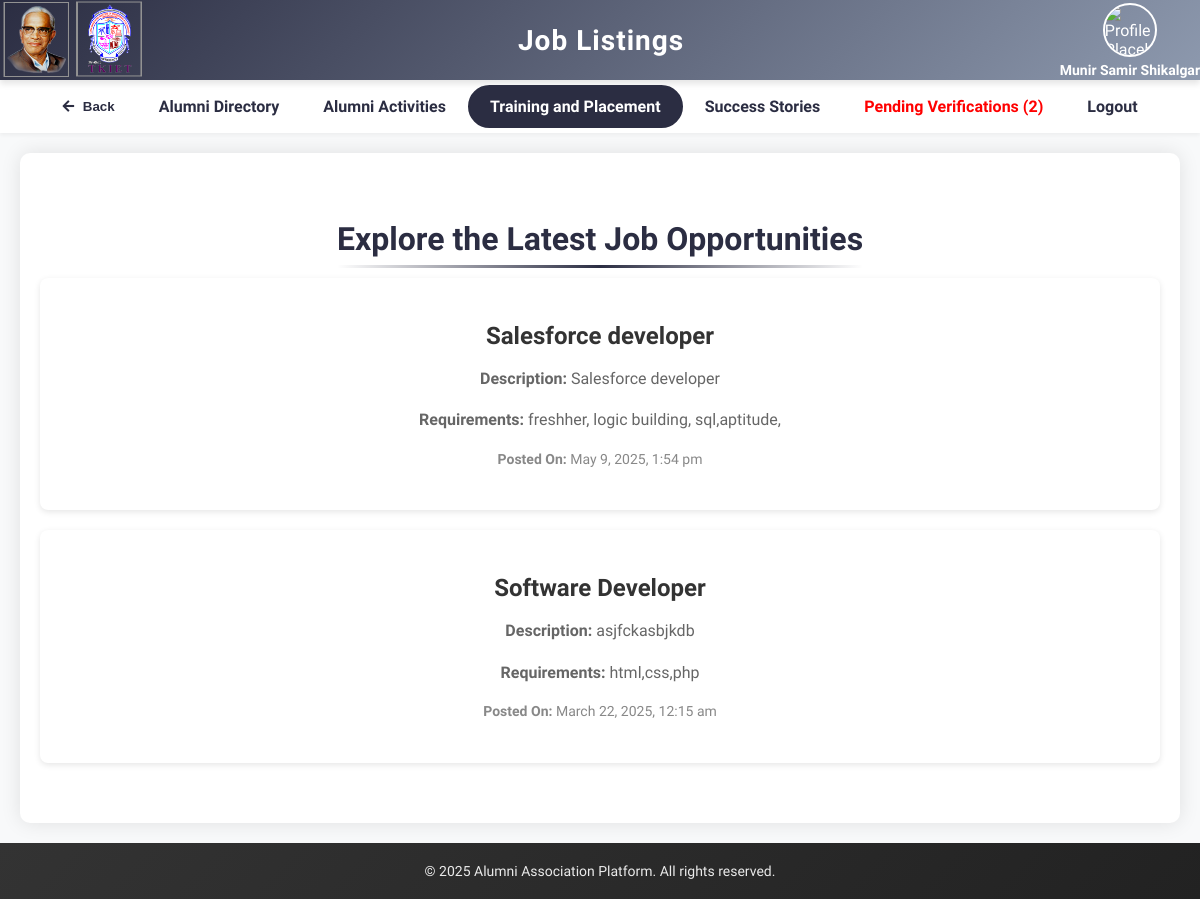
The page /job_listings.php (signed in) on the database its author committed.
### tables this page shows
CREATE TABLE `users` (
  `prn_no` varchar(11) NOT NULL,
  `name` varchar(100) DEFAULT NULL,
  `email` varchar(100) DEFAULT NULL,
  `password` varchar(255) DEFAULT NULL,
  `role` enum('user','coordinator','admin') DEFAULT 'user',
  `graduation_year` int(11) DEFAULT NULL,
  `degree` varchar(100) DEFAULT NULL,
  `work_info` varchar(255) DEFAULT NULL,
  `bio` text DEFAULT NULL,
  `job_profile` varchar(100) DEFAULT NULL,
  `department` varchar(100) NOT NULL,
  `created_at` timestamp NOT NULL DEFAULT current_timestamp(),
  `profile_picture` varchar(255) DEFAULT NULL,
  `linkedin` varchar(255) DEFAULT NULL,
  `company` varchar(255) DEFAULT NULL,
  `position` varchar(255) DEFAULT NULL,
  `first_name` varchar(100) DEFAULT NULL,
  `middle_name` varchar(100) DEFAULT NULL,
  `last_name` varchar(100) DEFAULT NULL,
  `dob` date DEFAULT NULL,
  `gender` enum('Male','Female','Other') DEFAULT NULL,
  `address` text DEFAULT NULL,
  `phone` varchar(20) DEFAULT NULL,
  `github` varchar(255) DEFAULT NULL,
  `ug_degree` varchar(100) DEFAULT NULL,
  `ug_institute` varchar(255) DEFAULT NULL,
  `ug_graduation_year` int(11) DEFAULT NULL,
  `pg_degree` varchar(100) DEFAULT NULL,
  `pg_institute` varchar(255) DEFAULT NULL,
  `pg_graduation_year` int(11) DEFAULT NULL,
  `skills` text DEFAULT NULL,
  `emergency_contact` varchar(20) DEFAULT NULL,
  `experience` int(11) DEFAULT NULL,
  `status` enum('pending','verified') DEFAULT 'pending'
);

CREATE TABLE `training_and_placement` (
  `id` int(11) NOT NULL,
  `title` varchar(255) NOT NULL,
  `description` text DEFAULT NULL,
  `requirements` text DEFAULT NULL,
  `posted_by` varchar(11) DEFAULT NULL,
  `department` varchar(50) NOT NULL,
  `created_at` timestamp NOT NULL DEFAULT current_timestamp(),
  `approved` tinyint(1) DEFAULT 0
);

### job_listings.php (the view, shortened to what this page needs)
<?php
$servername = "localhost";
$username = "root";
$password = "";
$dbname = "alumni_platform";
$conn = new mysqli($servername, $username, $password, $dbname);
$user = [];
if (isset($_SESSION['user_id'])) {
    $user_id = $conn->real_escape_string($_SESSION['user_id']);
    $sql = "SELECT name, profile_picture FROM users WHERE prn_no = '$user_id'";
    $user_result = $conn->query($sql);
    if ($user_result && $user_result->num_rows > 0) {
        $user = $user_result->fetch_assoc();
    }
}
$page_title = "Job Listings";
$is_admin = isset($_SESSION['role']) && $_SESSION['role'] === 'admin';
$pending_users = [];
if ($is_admin) {
    $sql = "SELECT prn_no, name, email FROM users WHERE status = 'pending'";
    $result = $conn->query($sql);
    if ($result) {
        while ($row = $result->fetch_assoc()) {
            $pending_users[] = $row;
        }
    }
}
$current_page = basename($_SERVER['SCRIPT_NAME']);
$sql = "SELECT * FROM training_and_placement WHERE approved = 0 ORDER BY created_at DESC";
$result = $conn->query($sql);
?>
<!DOCTYPE html>
<html lang="en">
<head>
    <link rel="stylesheet" href="https://cdnjs.cloudflare.com/ajax/libs/font-awesome/5.15.3/css/all.min.css">
</head>
<body>
    <div class="header">
        <img src="tkiet_new_logo.png" alt="TKIET Logo" class="logo">
        <h1><?php echo htmlspecialchars($page_title); ?></h1>
        <div class="user-profile">
            <?php if (!empty($user['profile_picture']) && file_exists($user['profile_picture'])): ?>
                <img src="<?php echo htmlspecialchars($user['profile_picture']); ?>" alt="Profile Picture">
            <?php else: ?>
                <img src="assets/profile-placeholder.png" alt="Profile Placeholder">
            <?php endif; ?>
            <span><?php echo htmlspecialchars($user['name'] ?? 'User'); ?></span>
        </div>
    </div>
    <div class="nav-links">
        <?php if (basename($_SERVER['SCRIPT_NAME']) !== 'index.php'): ?>
            <button class="back-button" onclick="history.back()"><i class="fas fa-arrow-left"></i> Back</button>
        <?php endif; ?>
        <a href="directory.php" class="<?php echo $current_page === 'directory.php' ? 'active' : ''; ?>">Alumni Directory</a>
        <a href="activities.php" class="<?php echo $current_page === 'activities.php' ? 'active' : ''; ?>">Alumni Activities</a>
        <a href="training_and_placement_activities.php" class="<?php echo $current_page === 'training_and_placement_activities.php' || $current_page ==='job_listings.php'||$current_page === 'submit_job.php' ? 'active' : ''; ?>">Training and Placement</a>
        <a href="success_stories.php" class="<?php echo $current_page === 'success_stories.php' ? 'active' : ''; ?>">Success Stories</a>
        <?php if ($is_admin && $current_page !== 'pending_verifications.php'): ?>
            <a href="pending_verifications.php" class="<?php echo $current_page === 'pending_verifications.php' ? 'active' : ''; ?>" style="color: red;">Pending Verifications (<?= count($pending_users) ?>)</a>
        <?php endif; ?>
        <a href="login.php">Logout</a>
    </div>
    <div class="content">
        <h2>Explore the Latest Job Opportunities</h2>
        <?php if ($result->num_rows > 0): ?>
            <?php while($row = $result->fetch_assoc()): ?>
                <div class="job-card">
                    <h3><?php echo htmlspecialchars($row['title']); ?></h3>
                    <p><strong>Description:</strong> <?php echo nl2br(htmlspecialchars($row['description'])); ?></p>
                    <p><strong>Requirements:</strong> <?php echo nl2br(htmlspecialchars($row['requirements'])); ?></p>
                    <p class="details"><strong>Posted On:</strong> <?php echo date('F j, Y, g:i a', strtotime($row['created_at'])); ?></p>
                </div>
            <?php endwhile; ?>
        <?php else: ?>
            <p>No job listings found.</p>
        <?php endif; ?>
    </div>
    <footer>
        <p>&copy; <?php echo date("Y"); ?> Alumni Association Platform. All rights reserved.</p>
    </footer>
</body>
</html>

### job_listings.php (style rules this page uses)
body { font-family: 'Segoe UI', Tahoma, Geneva, Verdana, sans-serif; margin: 0; padding: 0; display: flex; flex-direction: column; min-height: 100vh; color: #333; background-color: #f8f9fa; }
.header { display: flex; justify-content: space-between; align-items: center; background: linear-gradient(135deg, #2B2D42 0%, #8D99AE 100%); color: white; box-shadow: 0 4px 6px rgba(0, 0, 0, 0.1); position: relative; }
.header img.logo { height: 80px; margin-right: 15px; }
.header h1 { margin: 0; font-size: 28px; letter-spacing: 1px; animation: fadeIn 1s ease-in; flex-grow: 1; text-align: center; }
.user-profile { display: flex; flex-direction: column; align-items: center; margin-left: 20px; }
.user-profile img { width: 50px; height: 50px; border-radius: 50%; object-fit: cover; border: 2px solid #fff; margin-bottom: 5px; }
.user-profile span { font-size: 14px; font-weight: 600; color: #fff; }
.nav-links { display: flex; justify-content: center; background-color: #ffffff; padding: 5px; box-shadow: 0 2px 4px rgba(0, 0, 0, 0.05); flex-wrap: wrap; align-items: center; }
.nav-links a, .nav-links button.back-button { text-decoration: none; color: #2B2D42; font-weight: 600; padding: 10px 20px; border-radius: 25px; transition: all 0.3s ease; border: 2px solid transparent; position: relative; overflow: hidden; z-index: 1; background: none; cursor: pointer; }
.nav-links a.active { color: white; background-color: #2B2D42; border-color: #2B2D42; }
.back-button i { margin-right: 5px; }
.content { flex: 1; padding: 40px 20px; text-align: center; background-color: white; margin: 20px; border-radius: 10px; box-shadow: 0 0 20px rgba(0, 0, 0, 0.1); }
.content h2 { color: #2B2D42; font-size: 32px; margin-bottom: 20px; position: relative; display: inline-block; }
.content h2::after { content: ''; position: absolute; bottom: -10px; left: 0; width: 100%; height: 3px; background: linear-gradient(90deg, transparent, #2B2D42, transparent); }
.job-card { background-color: #fff; border-radius: 8px; box-shadow: 0 2px 6px rgba(0, 0, 0, 0.1); padding: 20px; margin-bottom: 20px; transition: all 0.3s ease; }
.job-card h3 { font-size: 24px; color: #333; margin-bottom: 15px; }
.job-card p { font-size: 16px; line-height: 1.6; color: #666; margin-bottom: 15px; }
.job-card .details { font-size: 14px; color: #888; margin-bottom: 20px; }
footer { background: linear-gradient(135deg, #333333 0%, #222222 100%); color: white; text-align: center; padding: 20px 0; margin-top: auto; }
footer p { margin: 0; font-size: 14px; opacity: 0.9; }

### rows shown on the page
users: name "Munir Samir Shikalgar"
training_and_placement: title "Salesforce developer", description "Salesforce developer", requirements "freshher, logic building, sql,aptitude,", created_at "May 9, 2025, 1:54 pm"
training_and_placement: title "Software Developer", description "asjfckasbjkdb", requirements "html,css,php", created_at "March 22, 2025, 12:15 am"

### other values the page prints
$page_title "Job Listings"
count($pending_users) "2"
